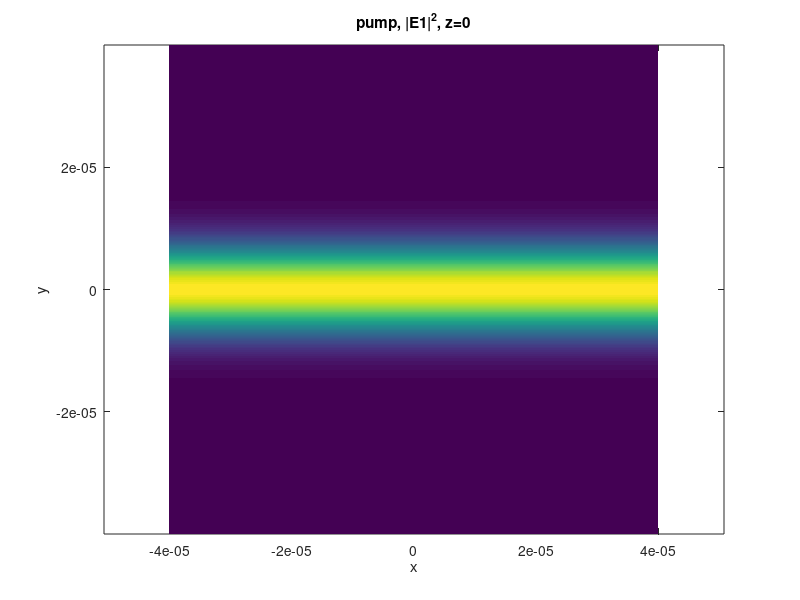
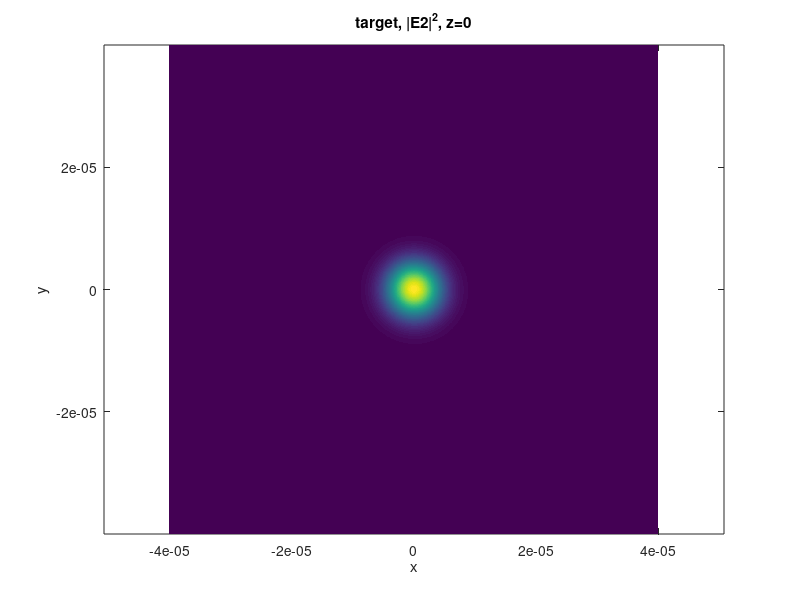
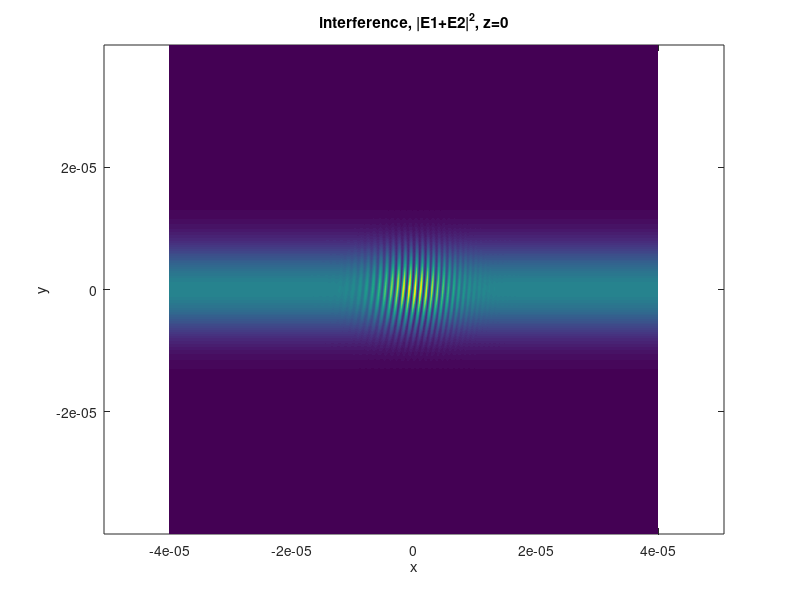
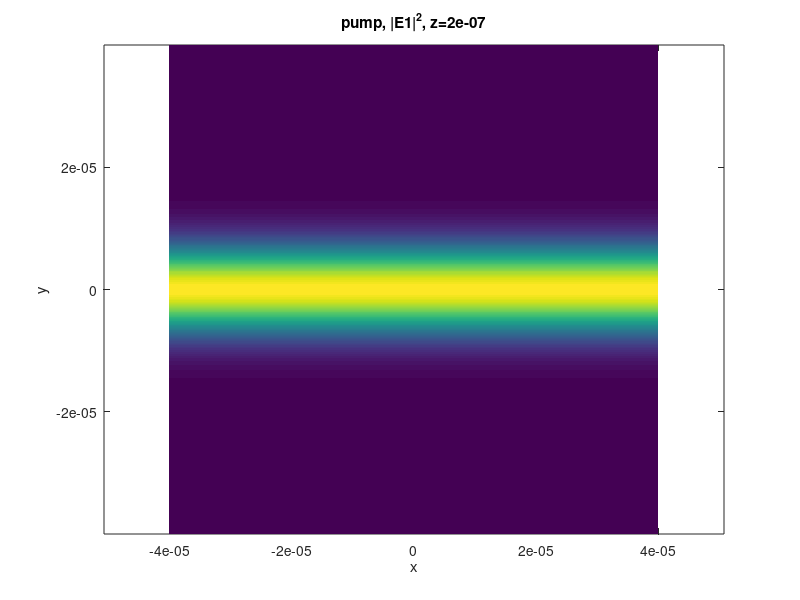

The MATLAB script that drew these images, in order:
% 3d interference patterns (holograms)

% interference of a pump beam (Gaussian shape in z, plane wave in x,y) and
% a target beam (plane wave or proper 3D Gaussian)

lam = 1e-6;
k0 = 2*pi/lam;

yzv = [0 0.2 0.4]*1e-6;   % for loop of y or z (cross sections at different positions)
nyzv = length(yzv);

for iyzv=1:nyzv

if (0==1)   % vertical cross section at y=const
    plotsel = 1;
    xv = (-40:0.05:40)*1e-6;
    yv = yzv(iyzv);     %0;     %(-4:0.05:4)*1e-6;
    zv = (-3:0.05:3)*1e-6;
else        % horizontal cross section at z=const
    plotsel = 2;
    xv = (-40:0.05:40)*1e-6;
    yv = (-40:0.05:40)*1e-6;
    zv = yzv(iyzv);     %0.e-6;     %(-3:0.05:3)*1e-6;    
end

[xx,yy,zz] = meshgrid(xv,yv,zv);

% pump field

k1x = k0;
w1 = 5e-6;

E1 = exp(1i*k1x*xx).*exp(-zz.^2/w1^2).*exp(-(yy/w1/2).^2);

figure(1+(iyzv-1)*10)
if plotsel==1
    pcolor(xv,zv,abs(squeeze(E1)').^2)
    xlabel('x'), ylabel('z')
    title(['pump, |E1|^2, y=' num2str(yv)])
else
    pcolor(xv,yv,abs(squeeze(E1)).^2)    
    xlabel('x'), ylabel('y')
    title(['pump, |E1|^2, z=' num2str(zv)])
end
shading flat
axis equal

% target field
E20 = 1;

if (1==0)   % plane wave
    %al2 = 120 *pi/180;   % propagation angle, 90deg=vertical
    n = [-1 1 1];   % direction of propagation
    n = n/norm(n);

    k2x = k0*n(1);
    k2y = k0*n(2);
    k2z = k0*n(3);

    E2 = E20*exp(1i*(k2x*xx+k2y*yy+k2z*zz));
end

if (0==0)   % tilted Gaussian
    % al2 = 60 *pi/180;   % propagation angle, 90deg=vertical
    n = [-3 5 50];   % direction of propagation
    n = n/norm(n);

    w2 = 3e-6;
    zfoc = 50e-6;    % distance to focal point


    
    zzr = xx*n(1) + yy*n(2) + zz*n(3);  % z in rotated frame = projection onto prop. direction
    xxr = sqrt(xx.^2+yy.^2+zz.^2 - zzr.^2);     % x=r in rotated frame = the orth. component to z
    zzr = zzr - zfoc;
    
    zR = pi*w2^2/lam;
    w2z = w2*sqrt(1+(zzr/zR).^2);
    eta = atan(zzr/zR);
    %Rz = zzr.*(1+(zR./zzr).^2);
    Rzi = zzr./(zzr.^2 + zR^2);        % inverse of curvature
    
    %E2 = E20 * w2./w2z .* exp(-(xxr./w2z).^2) .* exp(1i*(k0*zzr+k0*xxr./(2*Rz)-eta));
    E2 = E20 * w2./w2z .* exp(-(xxr./w2z).^2) .* exp(1i*(k0*zzr+k0*xxr.^2.*Rzi/2-eta));
end
    
figure(2+(iyzv-1)*10)
if plotsel==1
    pcolor(xv,zv,abs(squeeze(E2)').^2)
    xlabel('x'), ylabel('z')
    title(['target, |E2|^2, y=' num2str(yv)])
else
    pcolor(xv,yv,abs(squeeze(E2)).^2)    
    xlabel('x'), ylabel('y')
    title(['target, |E2|^2, z=' num2str(zv)])
end
shading flat
axis equal

% interference

Et = E1+E2;

figure(3+(iyzv-1)*10)
if plotsel==1
    pcolor(xv,zv,abs(squeeze(Et)').^2)
    xlabel('x'), ylabel('z')
    title(['interference, |E1+E2|^2, y=' num2str(yv)])
else
    pcolor(xv,yv,abs(squeeze(Et)).^2)    
    xlabel('x'), ylabel('y')
    title(['interference, |E1+E2|^2, z=' num2str(zv)])
end
shading flat
axis equal

end
